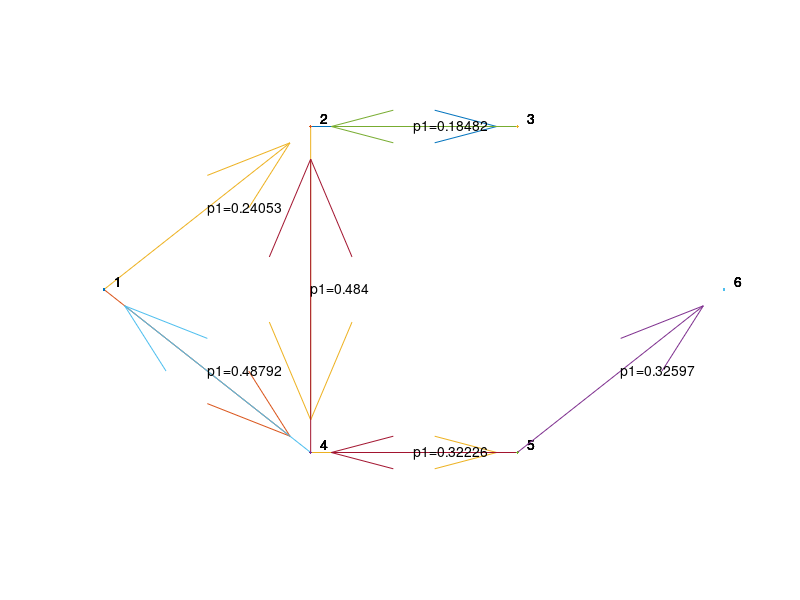

Reproduce this figure in MATLAB. (Note: this script raises an error after producing the figure.)
function true_or_false = roadReliability()

close all
clear all
% original structure
load structure.txt
%load structure_11.txt
%structure = structure_11
global temp

%set(0,'RecursionLimit',5000)
structure
%
arc_probability1 = triu(rand(size(structure>0))).*structure

arc_probability2 = triu(rand(size(structure>0))).*structure

%arc_probability = arc_probability0.*(arc_probability0 <= 0.9)

% arc_type 0, 1 , 2 , 3, 
%arc_type = (arc_probability >0).*floor(rand(size(structure))*4)

arc_type= triu(structure.*(floor(rand(size(structure))*4)))

for ix=1:size(arc_type,1)
    for jx=1:size(arc_type,2)
      if(jx > ix)
         if(arc_type(ix,jx) == 1 & arc_probability1(ix,jx)>0.9)
            arc_type(ix,jx)=0;
         elseif(arc_type(ix,jx) == 2 & arc_probability2(ix,jx)>0.9)
            arc_type(ix,jx)=0;
         elseif(arc_type(ix,jx)==3)
             if(arc_probability1(ix,jx)>0.7 & arc_probability2(ix,jx)>0.7)
                arc_type(ix,jx)=0;
                continue;
             elseif arc_probability1(ix,jx)>0.7
                arc_type(ix,jx)=2;
                continue;
             elseif arc_probability2(ix,jx)>0.7
                arc_type(ix,jx)=1;
             end
         end
      end
    end
end

arc_type


% draw network graph

% coordinates for points
% x_y = floor(rand(6,2)*10)
x_y = [1 2
       2 3
       3 3
       2 1
       3 1
       4 2
    ];

%for 11 nodes case
%x_y = [1 2
%    2 3
%    3 3
%    4 3
%    2 2
%    3 2 
%    4 2
%    2 1
%    3 1
%    4 1
%    5 2];

%subplot(2,1,1)
%for ix=1:size(arc_type,1)
%    for jx=1:size(arc_type,2)
%       if(jx > ix & arc_type(ix,jx)>0)
%           plot([ x_y(ix,1) x_y(jx,1)] ,[ x_y(ix,2) x_y(jx,2)], '-' )
%           hold on    
%       end
%    end
%end
%axis off
%title('original network structure')

%subplot(2,1,2)
%draw the arc_type as quiver
for ix=1:size(arc_type,1)
    for jx=1:size(arc_type,2)
        plot([ x_y(ix,1) x_y(jx,1)], [ x_y(ix,2) x_y(jx,2) ],'.')
        hold on
        text([ x_y(ix,1)+0.05 ], [ x_y(ix,2)+0.05 ], num2str(ix) )
      
      if arc_type(ix,jx)==1 
           quiver( x_y(ix,1), x_y(ix,2) , ( x_y(jx,1)-x_y(ix,1) ),( x_y(jx,2)-x_y(ix,2) ) )
      elseif arc_type(ix,jx)==2
           quiver( x_y(jx,1), x_y(jx,2) , ( x_y(ix,1)-x_y(jx,1) ),( x_y(ix,2)-x_y(jx,2) ) )
      elseif arc_type(ix,jx)==3
           quiver( x_y(ix,1), x_y(ix,2) , ( x_y(jx,1)-x_y(ix,1) ),( x_y(jx,2)-x_y(ix,2) ) )
           quiver( x_y(jx,1), x_y(jx,2) , ( x_y(ix,1)-x_y(jx,1) ),( x_y(ix,2)-x_y(jx,2) ) )
      end
    end
end
axis off

for ix=1:size(arc_type,1)
    for jx=1:size(arc_type,2)
       if(jx > ix & arc_probability1(ix,jx)>0 & (arc_type(ix,jx)==1 || arc_type(ix,jx)==3) )
           text([ (x_y(ix,1)+ x_y(jx,1))/2], [ (x_y(ix,2)+ x_y(jx,2))/2 ], ['p1=',num2str(arc_probability1(ix,jx))] )
       elseif(jx > ix & arc_probability2(ix,jx)>0 & (arc_type(ix,jx)==2 || arc_type(ix,jx)==3) )
           text([ (x_y(ix,1)+ x_y(jx,1))/2], [ (x_y(ix,2)+ x_y(jx,2))/2 ], ['p2=',num2str(arc_probability2(ix,jx))] )
       end
    end
end


% calculate if they can go through from pt 1 to pt 6, arc_type = 1 or 3 from
% the beginning by using CA(Cellular Automaton)
global temp
temp={};

for ix=1:size(arc_type,1)
    for jx=1:size(arc_type,2)
        if (arc_type(ix, jx) ==1  )
         temp{ix,length(temp)+1}= jx;
        elseif (arc_type(ix, jx) ==2 )            
         temp{jx,length(temp)+1}= ix;
        elseif(arc_type(ix,jx) == 3)
            temp{ix,length(temp)+1}= jx;
            temp{jx,length(temp)+1}= ix;
        end
    end
end

%a temp for testing
%-------------
%temp={}
%temp{1,1}=4
%temp{3,5}=2
%temp{4,2}=1
%temp{4,6}=2
%temp{4,7}=5
%temp{5,8}=4
%temp{6,9}=5

global new_temp
global size_mat
global checked_list

new_temp={};
size_mat=zeros(length(arc_type),1);

[rows, cols] = size(temp);
for ix=1:rows
    for jx=1:cols
        if(~isempty(temp{ix,jx}))
            size_mat(ix)=size_mat(ix)+1;
            new_temp{ix, size_mat(ix)}= temp{ix,jx};
        end
    end
end


%---------------
%new_temp={}
%new_temp{1,1}=4
%new_temp{4,1}=2
%new_temp{4,2}=5
%new_temp{5,1}=3
%new_temp{5,2}=6
%new_temp{6,1}=5

size_mat=zeros(length(arc_type),1);
[rows, cols] = size(new_temp);

for ix=1:rows
    for jx=1:cols
        if(~isempty(new_temp{ix,jx}))
            size_mat(ix)=size_mat(ix)+1;
        end
    end
end


CA{1,1}=1; %starting point


[rows, cols]=size(temp);
global total_count
total_count=0;
global to_check_list
to_check_list = [1]


CA = fast_CA3(CA, 1)

str='';
for ix=1:length(CA)-1
  tmp=sprintf('%d-',CA{ix});
  str=[str,tmp];
end
  tmp=sprintf('%d',CA{length(CA)});
  str=[str,tmp];

   
if isEndNodeInCA(CA)
    true_or_false = 1
    title({['CA=',str],['Good!']})
else
    true_or_false = 0
    title({['CA=',str],['Bad!']})
end

%graph_idx=floor(rand()*20)
%saveas(gcf,['./roadReliability/g',num2str(graph_idx),'.jpg'])







